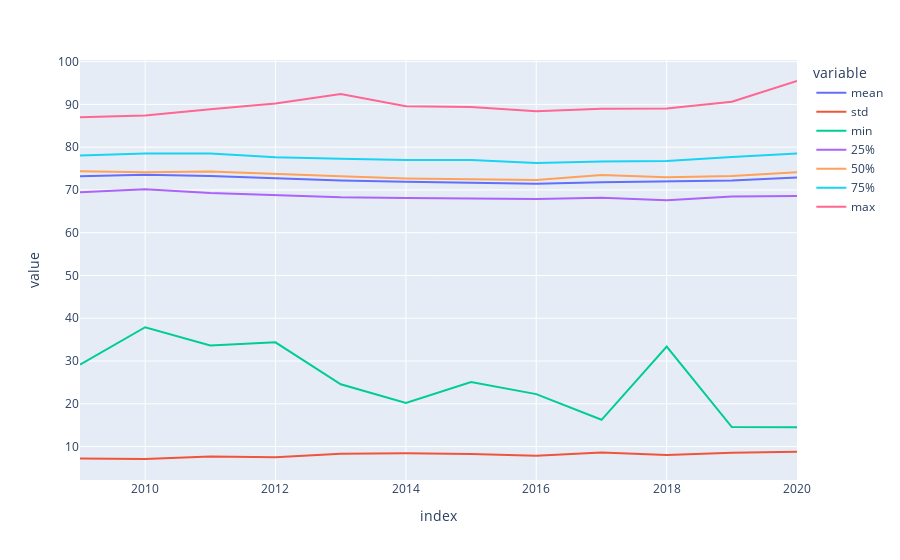

Write notebook code for a chart like this one.
### Code cell
px.line(feat_dict.T)

### Figure 1 — Plotly figure (JSON) as saved in the notebook; plotly's stock layout.template omitted (floating-point values rounded to 4 significant figures)
{"data": [{"hovertemplate": "variable=mean<br>index=%{x}<br>value=%{y}<extra></extra>", "legendgroup": "mean", "line": {"color": "#636efa", "dash": "solid"}, "marker": {"symbol": "circle"}, "mode": "lines", "name": "mean", "orientation": "v", "showlegend": true, "type": "scatter", "x": ["2009-01-01T00:00:00", "2010-01-01T00:00:00", "2011-01-01T00:00:00", "2012-01-01T00:00:00", "2013-01-01T00:00:00", "2014-01-01T00:00:00", "2015-01-01T00:00:00", "2016-01-01T00:00:00", "2017-01-01T00:00:00", "2018-01-01T00:00:00", "2019-01-01T00:00:00", "2020-01-01T00:00:00"], "xaxis": "x", "y": [73.19, 73.53, 73.22, 72.74, 72.2, 71.93, 71.66, 71.43, 71.76, 71.97, 72.23, 72.89], "yaxis": "y"}, {"hovertemplate": "variable=std<br>index=%{x}<br>value=%{y}<extra></extra>", "legendgroup": "std", "line": {"color": "#EF553B", "dash": "solid"}, "marker": {"symbol": "circle"}, "mode": "lines", "name": "std", "orientation": "v", "showlegend": true, "type": "scatter", "x": ["2009-01-01T00:00:00", "2010-01-01T00:00:00", "2011-01-01T00:00:00", "2012-01-01T00:00:00", "2013-01-01T00:00:00", "2014-01-01T00:00:00", "2015-01-01T00:00:00", "2016-01-01T00:00:00", "2017-01-01T00:00:00", "2018-01-01T00:00:00", "2019-01-01T00:00:00", "2020-01-01T00:00:00"], "xaxis": "x", "y": [7.239, 7.1, 7.699, 7.5, 8.321, 8.449, 8.248, 7.88, 8.648, 8.062, 8.576, 8.801], "yaxis": "y"}, {"hovertemplate": "variable=min<br>index=%{x}<br>value=%{y}<extra></extra>", "legendgroup": "min", "line": {"color": "#00cc96", "dash": "solid"}, "marker": {"symbol": "circle"}, "mode": "lines", "name": "min", "orientation": "v", "showlegend": true, "type": "scatter", "x": ["2009-01-01T00:00:00", "2010-01-01T00:00:00", "2011-01-01T00:00:00", "2012-01-01T00:00:00", "2013-01-01T00:00:00", "2014-01-01T00:00:00", "2015-01-01T00:00:00", "2016-01-01T00:00:00", "2017-01-01T00:00:00", "2018-01-01T00:00:00", "2019-01-01T00:00:00", "2020-01-01T00:00:00"], "xaxis": "x", "y": [29.17, 37.9, 33.64, 34.38, 24.57, 20.22, 25.09, 22.26, 16.26, 33.39, 14.56, 14.51], "yaxis": "y"}, {"hovertemplate": "variable=25%<br>index=%{x}<br>value=%{y}<extra></extra>", "legendgroup": "25%", "line": {"color": "#ab63fa", "dash": "solid"}, "marker": {"symbol": "circle"}, "mode": "lines", "name": "25%", "orientation": "v", "showlegend": true, "type": "scatter", "x": ["2009-01-01T00:00:00", "2010-01-01T00:00:00", "2011-01-01T00:00:00", "2012-01-01T00:00:00", "2013-01-01T00:00:00", "2014-01-01T00:00:00", "2015-01-01T00:00:00", "2016-01-01T00:00:00", "2017-01-01T00:00:00", "2018-01-01T00:00:00", "2019-01-01T00:00:00", "2020-01-01T00:00:00"], "xaxis": "x", "y": [69.47, 70.18, 69.27, 68.82, 68.26, 68.1, 68.08, 67.89, 68.14, 67.61, 68.43, 68.6], "yaxis": "y"}, {"hovertemplate": "variable=50%<br>index=%{x}<br>value=%{y}<extra></extra>", "legendgroup": "50%", "line": {"color": "#FFA15A", "dash": "solid"}, "marker": {"symbol": "circle"}, "mode": "lines", "name": "50%", "orientation": "v", "showlegend": true, "type": "scatter", "x": ["2009-01-01T00:00:00", "2010-01-01T00:00:00", "2011-01-01T00:00:00", "2012-01-01T00:00:00", "2013-01-01T00:00:00", "2014-01-01T00:00:00", "2015-01-01T00:00:00", "2016-01-01T00:00:00", "2017-01-01T00:00:00", "2018-01-01T00:00:00", "2019-01-01T00:00:00", "2020-01-01T00:00:00"], "xaxis": "x", "y": [74.33, 74.11, 74.29, 73.66, 73.19, 72.69, 72.54, 72.34, 73.46, 72.95, 73.25, 74.13], "yaxis": "y"}, {"hovertemplate": "variable=75%<br>index=%{x}<br>value=%{y}<extra></extra>", "legendgroup": "75%", "line": {"color": "#19d3f3", "dash": "solid"}, "marker": {"symbol": "circle"}, "mode": "lines", "name": "75%", "orientation": "v", "showlegend": true, "type": "scatter", "x": ["2009-01-01T00:00:00", "2010-01-01T00:00:00", "2011-01-01T00:00:00", "2012-01-01T00:00:00", "2013-01-01T00:00:00", "2014-01-01T00:00:00", "2015-01-01T00:00:00", "2016-01-01T00:00:00", "2017-01-01T00:00:00", "2018-01-01T00:00:00", "2019-01-01T00:00:00", "2020-01-01T00:00:00"], "xaxis": "x", "y": [78.07, 78.49, 78.49, 77.66, 77.26, 77.0, 76.99, 76.31, 76.65, 76.78, 77.7, 78.5], "yaxis": "y"}, {"hovertemplate": "variable=max<br>index=%{x}<br>value=%{y}<extra></extra>", "legendgroup": "max", "line": {"color": "#FF6692", "dash": "solid"}, "marker": {"symbol": "circle"}, "mode": "lines", "name": "max", "orientation": "v", "showlegend": true, "type": "scatter", "x": ["2009-01-01T00:00:00", "2010-01-01T00:00:00", "2011-01-01T00:00:00", "2012-01-01T00:00:00", "2013-01-01T00:00:00", "2014-01-01T00:00:00", "2015-01-01T00:00:00", "2016-01-01T00:00:00", "2017-01-01T00:00:00", "2018-01-01T00:00:00", "2019-01-01T00:00:00", "2020-01-01T00:00:00"], "xaxis": "x", "y": [86.99, 87.37, 88.86, 90.2, 92.4, 89.58, 89.4, 88.39, 88.95, 89.02, 90.62, 95.46], "yaxis": "y"}], "layout": {"autosize": true, "legend": {"title": {"text": "variable"}, "tracegroupgap": 0}, "margin": {"t": 60}, "xaxis": {"anchor": "y", "autorange": true, "domain": [0, 1], "range": ["2009-01-01", "2020-01-01"], "title": {"text": "index"}, "type": "date"}, "yaxis": {"anchor": "x", "autorange": true, "domain": [0, 1], "range": [2.191, 100.4], "title": {"text": "value"}, "type": "linear"}}}
